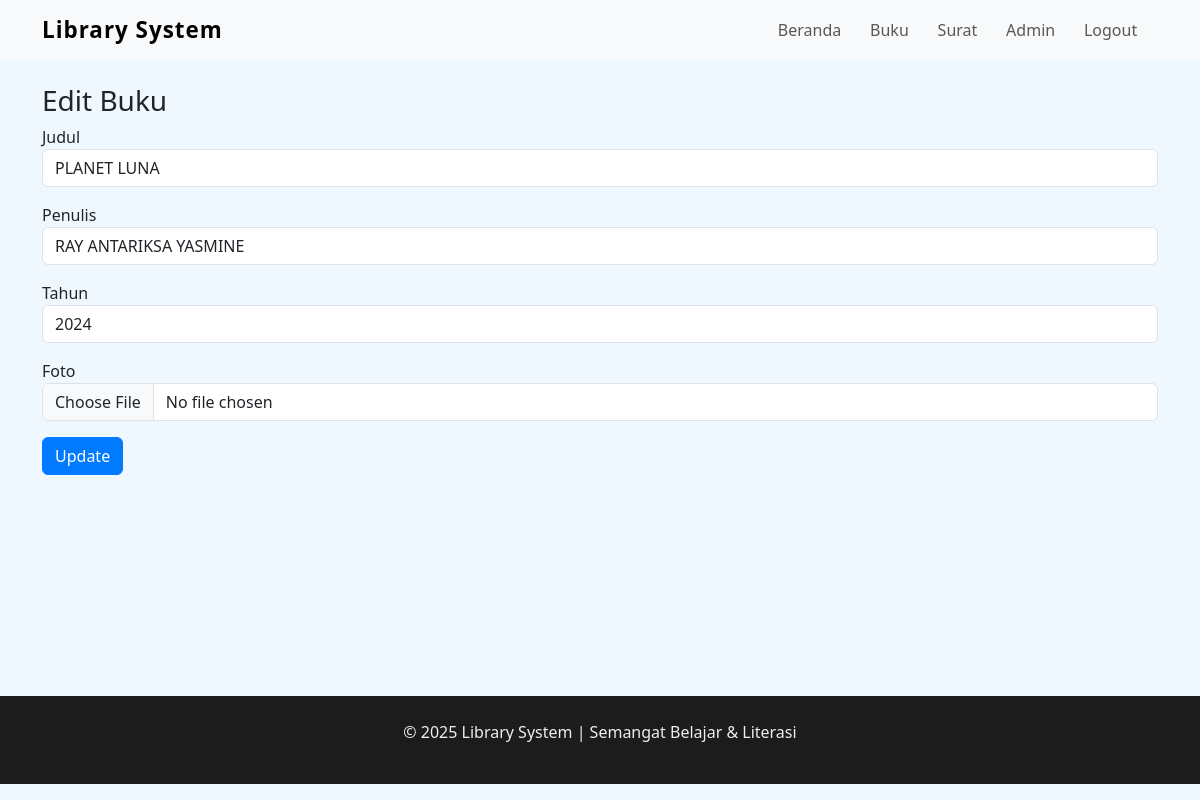
/admin/books/edit/3 (signed in), run on the app's committed database.
### models.py (models this page shows)
class Buku(db.Model):
    id = db.Column(db.Integer, primary_key=True)
    judul = db.Column(db.String(100), nullable=False)
    penulis = db.Column(db.String(100))
    tahun = db.Column(db.String(4))
    deskripsi = db.Column(db.Text, nullable=True)
    foto = db.Column(db.String(100))
    created_at = db.Column(db.DateTime, default=datetime.utcnow)

### app.py (the view, shortened to what this page needs)
@app.route('/admin/books/edit/<int:buku_id>', methods=['GET','POST'])
@admin_required
def admin_edit_book(buku_id):
    buku = Buku.query.get_or_404(buku_id)
    return render_template('admin_edit_book.html', buku=buku)

### app.py (called while the page is built)
def admin_required(f):
    from functools import wraps
    @wraps(f)
    def decorated(*args, **kwargs):
        if 'admin' not in session:
            return redirect(url_for('admin_login'))
        return f(*args, **kwargs)
    return decorated

### templates/admin_edit_book.html (shortened to what this page needs)
{% extends 'base.html' %}
{% block content %}
<h3>Edit Buku</h3>
<form method="post" enctype="multipart/form-data">
  <div class="mb-3">
    <label>Judul</label>
    <input type="text" name="judul" class="form-control" value="{{ buku.judul }}" required>
  </div>
  <div class="mb-3">
    <label>Penulis</label>
    <input type="text" name="penulis" class="form-control" value="{{ buku.penulis }}">
  </div>
  <div class="mb-3">
    <label>Tahun</label>
    <input type="text" name="tahun" class="form-control" value="{{ buku.tahun }}">
  </div>
  <div class="mb-3">
    <label>Foto</label>
    <input type="file" name="foto" class="form-control">
  </div>
  <button type="submit" class="btn btn-primary">Update</button>
</form>
{% endblock %}

### static/css/style.css (style rules this page uses)
body { font-family: 'Segoe UI', sans-serif; background-color: #f0f8ff; min-height: 100vh; position: relative; overflow-x: hidden; }
.btn-primary { background-color: #007bff; border-color: #007bff; }
body { display: flex; flex-direction: column; min-height: 100vh; margin: 0; }
body, .card, footer { transition: background-color 0.4s, color 0.4s; }

### data on the page
Buku: judul "PLANET LUNA", penulis "RAY ANTARIKSA YASMINE", tahun "2024"
